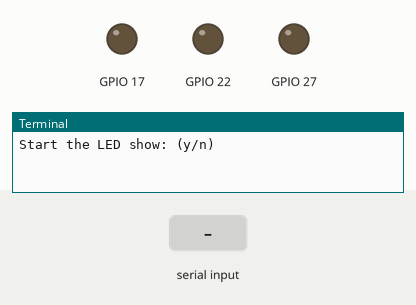
The program below on a simulated Raspberry Pi (BCM pin numbers). On the bench: output pins drawn as LEDs (lit = HIGH), the last lines printed to the terminal. The test bench sets the inputs (shaded band).

Above: at 1.2 s.
1.3 s: "y" typed at the terminal, then Enter
At 1.7 s:
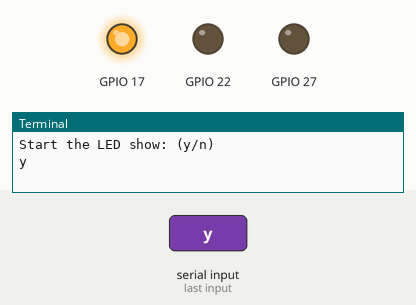
At 4.2 s:
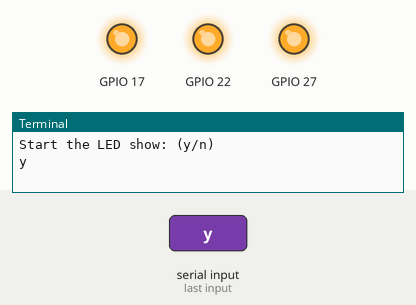
Timing chart, 0 to 10.3 s (numbered marks = the images above; inputs shaded):
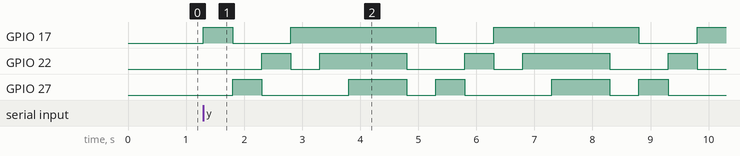

The program:

rgb.py
```python
import RPi.GPIO as GPIO
import time

#set GPIO pin mode: name pins by names with BCM
GPIO.setmode(GPIO.BCM)

#set warnings not shown
GPIO.setwarnings(False)

redPin = 17
greenPin = 27
bluePin = 22

def turnOn(pin):
    GPIO.setup(pin, GPIO.OUT)
    GPIO.output(pin, GPIO.HIGH)
    time.sleep(0.5)

def turnOff(pin):
    GPIO.output(pin, GPIO.LOW)

def whiteOn():
    turnOn(redPin)
    turnOn(bluePin)
    turnOn(greenPin)
    time.sleep(0.5)

def whiteOff():
    turnOff(redPin)
    turnOff(greenPin)
    turnOff(bluePin)

def ledShow():
    max_count = 2
    count = 0
    while(count <= max_count):
        turnOn(redPin)
        turnOff(redPin)
        turnOn(greenPin)
        turnOff(greenPin)
        turnOn(bluePin)
        turnOff(bluePin)
        whiteOn()
        whiteOff()
        count = count + 1

cmd = input("Start the LED show: (y/n)")

if cmd == "y":
    ledShow()
else:
    quit()
```

Measured:
- after the input at 1.3 s, GPIO 17: LOW → HIGH at once, then repeats every 3.5 s: LOW 1.0 s, HIGH 2.5 s; GPIO 22: LOW → HIGH after 1.0 s, then repeats every 3.5 s: LOW 0.50 s, HIGH 1.5 s, LOW 1.0 s, HIGH 0.50 s; GPIO 27: LOW → HIGH after 0.50 s, then repeats every 3.5 s: LOW 1.5 s, HIGH 1.0 s, LOW 0.50 s, HIGH 0.50 s
